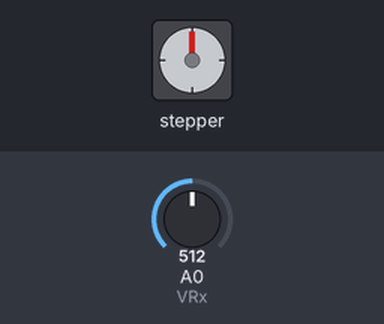
Recording of a sketch running on a simulated Arduino Uno, built with avr-gcc and run on an emulated ATmega328P. On the bench: stepper motor. The inputs (shaded band) are chosen by the test bench; at power-on: A0 (VRx) = 512. Stepper angles assume 2048 steps per turn.

Above: at 1.2 s.
1.3 s: A0 (VRx) set to 800
2.8 s: A0 (VRx) set to 820
At 3.36 s:
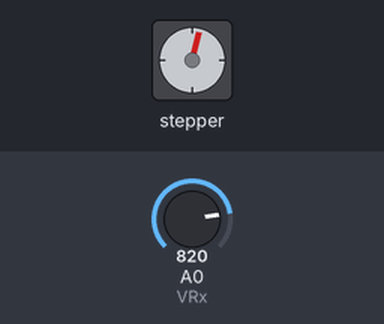
8.8 s: A0 (VRx) set to 716
At 9.5 s:
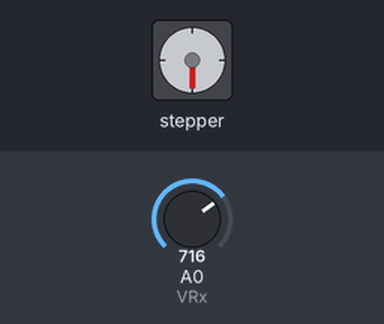
10.3 s: A0 (VRx) set to 900
At 10.91 s:
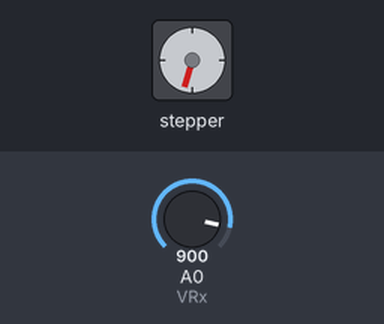
13.3 s: A0 (VRx) set to 511
At 13.3 s:
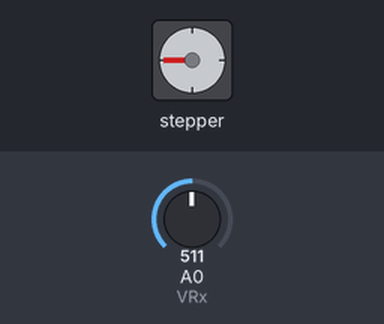
Timing chart, 0 to 15.8 s (numbered marks = the images above; inputs shaded):
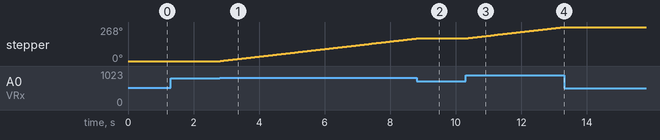

Measured:
- the behaviour switches between 812 and 813 on A0 (VRx) (found by bisection; images 0 and 1)
- after the input at 1.3 s, every drawn part: stays the same
- after the input at 2.8 s, stepper: keeps turning clockwise at about 30°/s, starting at once
- after the input at 8.8 s, stepper: goes on until 8.8 s, then stays 179°
- after the input at 10.3 s, stepper: keeps turning clockwise at about 30°/s, starting at once
- after the input at 13.3 s, stepper: stops changing and stays 268°

The sketch:

07_02_StepMotor_Joystick.ino
```cpp
#include <Stepper.h>

const int stepsPerRevolution = 2048;
Stepper stepper(stepsPerRevolution, 11, 9, 10, 8);

int VRx = A0;
int x_pos;
int x = 0;

void setup() {
	Serial.begin(9600);

	stepper.setSpeed(5);
	pinMode(VRx, INPUT);
}

void loop() {
	x_pos = analogRead(VRx);
	x = map(x_pos, 0, 1023, -512, 512);

	if(x > 300) stepper.step(10);
	if(x < -300) stepper.step(-10);
}
```
